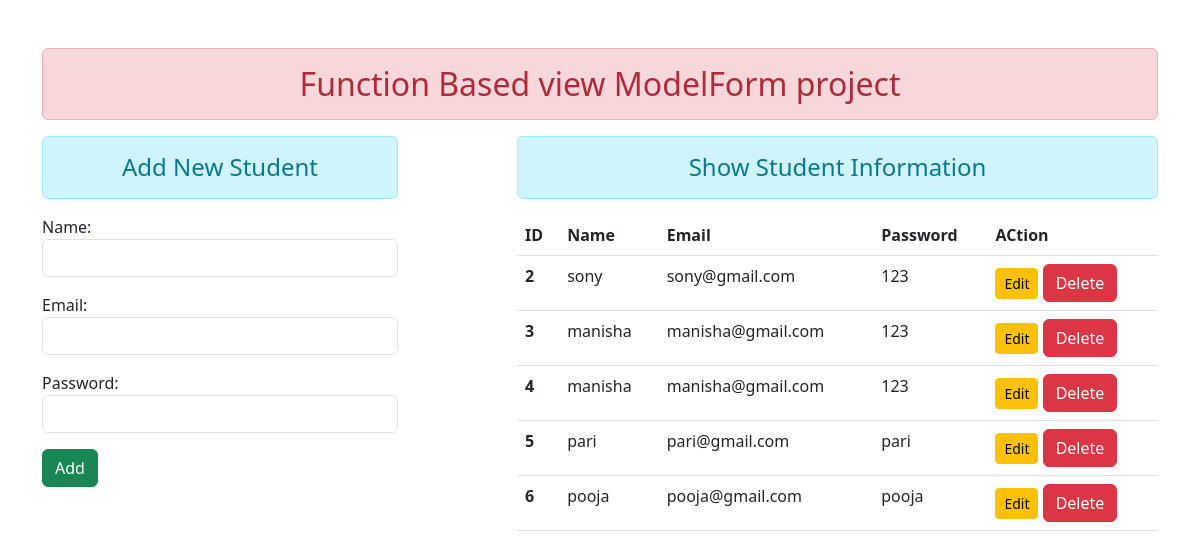
Before: / with the older database file.
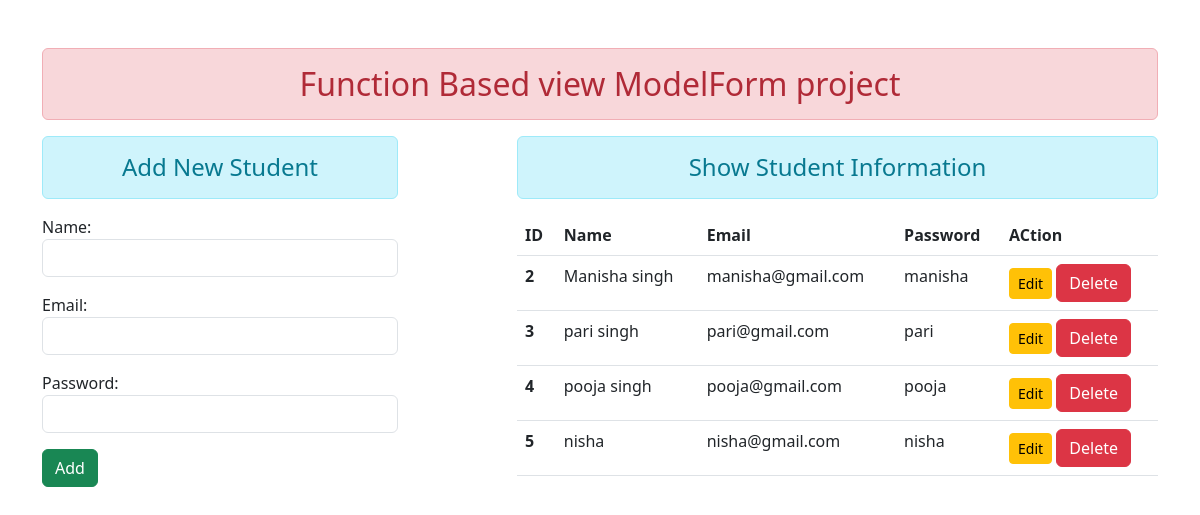
After: the same page with the newer database file.
### enroll/models.py (models this page shows)
class user(models.Model):
    name = models.CharField(max_length=50,unique=True)
    email = models.EmailField(max_length=100,unique=True)
    password = models.CharField(max_length=100,unique=True)

### enroll/views.py (the view)
# urls.py: path('',views.add_show,name="addandshow"),
def add_show(request):
    if request.method == 'POST':
        fm = StudentRegistration(request.POST)
        if fm.is_valid():
            nm=fm.cleaned_data['name']
            em=fm.cleaned_data['email']
            pw=fm.cleaned_data['password']
            reg = user(name=nm, email=em, password=pw)
            reg.save()
            fm = StudentRegistration()
            return HttpResponseRedirect('/')
    else:
        fm = StudentRegistration()
    stud = user.objects.all()
    return render(request,'enroll/addandshow.html',{'form':fm,'stu':stud})

### enroll/forms.py
class StudentRegistration(forms.ModelForm):
    class Meta:
        model = user
        fields =['name','email','password']
        widgets = {
            'name' : forms.TextInput(attrs={'class':'form-control'}),
            'email': forms.EmailInput(attrs={'class':'form-control'}),
            'password': forms.PasswordInput(render_value= True,attrs={'class':'form-control'}),
        }

### enroll/templates/enroll/addandshow.html (shortened to what this page needs)
{% extends 'enroll/index.html' %} {% block content %}
<div class="row">
  <div class="col-sm-4">
    <h4 class="text-center alert alert-info">Add New Student</h4>
    <form action="" method="POST" >   {% comment %}novalidate-it is use for validation remove in frontend{% endcomment %}
      {% csrf_token %} {{form.as_p}}
      <input type="submit" class="btn btn-success" value="Add" />
    </form>
  </div>
  <div class="col-sm-7 offset-1">
    <h4 class="text-center alert alert-info">Show Student Information</h4>
    {% if stu %}
    <table class="table table-hover">
      <thead>
        <tr>
          <th scope="col">ID</th>
          <th scope="col">Name</th>
          <th scope="col">Email</th>
          <th scope="col">Password</th>
          <th scope="col">ACtion</th>
        </tr>
      </thead>
      <tbody>
        {% for st in stu %}
        <tr>
          <th scope="row">{{st.id}}</th>
          <td>{{st.name}}</td>
          <td>{{st.email}}</td>
          <td>{{st.password}}</td>
          <td>
            <a href="{%url 'updatedata' st.id %}" class= "btn btn-warning btn-sm ">Edit</a>
            <form action="{% url 'deletedata' st.id %}" method="POST" class="d-inline"> {% csrf_token %}
            <input type="submit" class="btn btn-danger" value="Delete">
            </form>
          </td>
        </tr>
        {% endfor %}
      </tbody>
    </table>
    {% else %}
    <h4 class="text-center alert alert-warning">No Records</h4>
    {% endif %}
  </div>
</div>
{% endblock content %}

### enroll/templates/enroll/index.html (shortened to what this page needs)
<!DOCTYPE html>
{%  load static %}
<html lang="en">
<head>
    <link rel="stylesheet" href="{% static 'enroll/css/bootstrap.css' %}">
</head>
<body>
    <div class="container mt-5">
        <h2 class= "text-center alert alert-danger">Function Based view ModelForm project</h2>
        {% block content %} {% endblock content%}
    </div>
</body>
</html>

Changed rows visible on the page:
removed user: id "6", name "pooja", email "pooja@gmail.com", password "pooja"
changed user id 2: name "sony" → "Manisha singh"; email "sony@gmail.com" → "manisha@gmail.com"; password "123" → "manisha"
changed user id 3: name "manisha" → "pari singh"; email "manisha@gmail.com" → "pari@gmail.com"; password "123" → "pari"
changed user id 4: name "manisha" → "pooja singh"; email "manisha@gmail.com" → "pooja@gmail.com"; password "123" → "pooja"
changed user id 5: name "pari" → "nisha"; email "pari@gmail.com" → "nisha@gmail.com"; password "pari" → "nisha"
